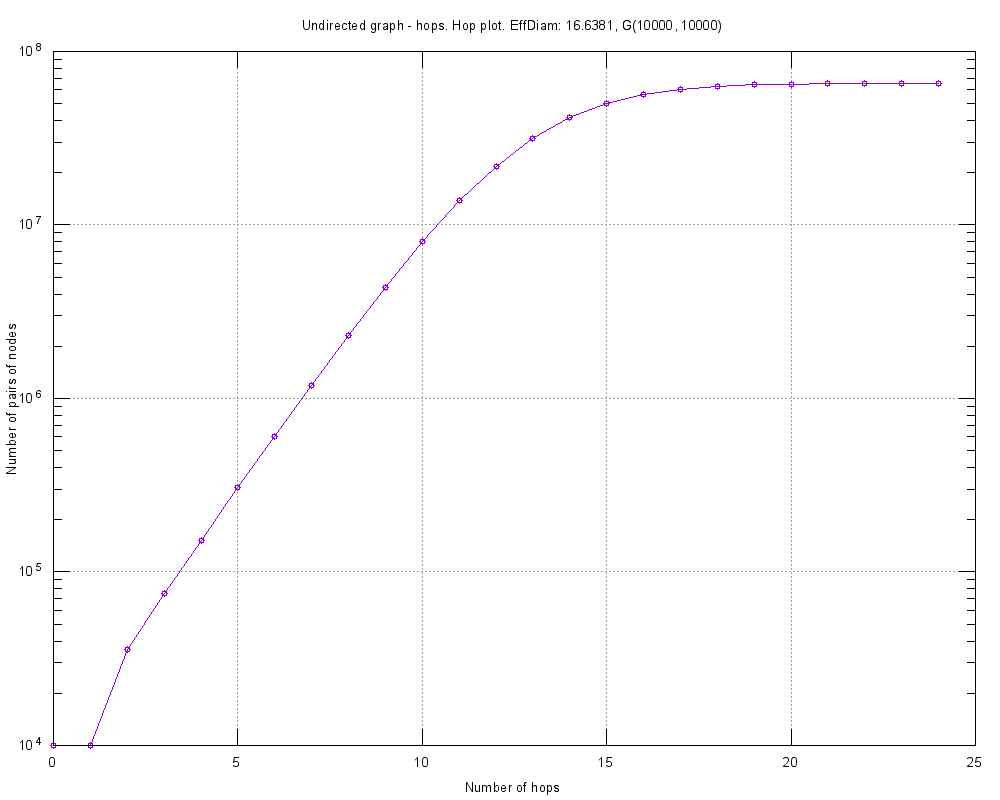

Reproduce this figure in gnuplot.
#
# Undirected graph - hops. Hop plot. EffDiam: 16.6381, G(10000, 10000) (Sat Feb 18 14:43:54 2017)
#

set title "Undirected graph - hops. Hop plot. EffDiam: 16.6381, G(10000, 10000)"
set key bottom right
set logscale y 10
set format y "10^{%L}"
set mytics 10
set grid
set xlabel "Number of hops"
set ylabel "Number of pairs of nodes"
set tics scale 2
set terminal png font arial 10 size 1000,800
set output 'hop.RandomNetworkHops.png'
plot 	"hop.RandomNetworkHops.tab" using 1:2 title "" with linespoints pt 6
